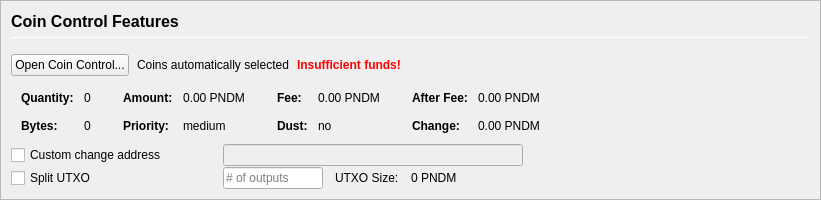
         <widget class="QFrame" name="frameCoinControl">
          <property name="sizePolicy">
           <sizepolicy hsizetype="Expanding" vsizetype="Expanding">
            <horstretch>0</horstretch>
            <verstretch>0</verstretch>
           </sizepolicy>
          </property>
          <property name="maximumSize">
           <size>
            <width>16777215</width>
            <height>16777215</height>
           </size>
          </property>
          <property name="frameShape">
           <enum>QFrame::StyledPanel</enum>
          </property>
          <property name="frameShadow">
           <enum>QFrame::Sunken</enum>
          </property>
          <layout class="QVBoxLayout" name="verticalLayoutCoinControl2">
           <property name="spacing">
            <number>0</number>
           </property>
           <property name="leftMargin">
            <number>0</number>
           </property>
           <property name="topMargin">
            <number>0</number>
           </property>
           <property name="rightMargin">
            <number>0</number>
           </property>
           <property name="bottomMargin">
            <number>0</number>
           </property>
           <item>
            <widget class="QFrame" name="frameCoinControl_BG">
             <layout class="QVBoxLayout" name="verticalLayoutCoinControl" stretch="0,0,0,0,0,0">
              <property name="spacing">
               <number>1</number>
              </property>
              <property name="leftMargin">
               <number>10</number>
              </property>
              <property name="topMargin">
               <number>10</number>
              </property>
              <item>
               <layout class="QHBoxLayout" name="horizontalLayoutCoinControl1">
                <property name="bottomMargin">
                 <number>15</number>
                </property>
                <item>
                 <layout class="QVBoxLayout" name="verticalLayout_3">
                  <property name="spacing">
                   <number>6</number>
                  </property>
                  <item>
                   <widget class="QLabel" name="labelCoinControlFeatures">
                    <property name="sizePolicy">
                     <sizepolicy hsizetype="Preferred" vsizetype="Maximum">
                      <horstretch>0</horstretch>
                      <verstretch>0</verstretch>
                     </sizepolicy>
                    </property>
                    <property name="minimumSize">
                     <size>
                      <width>0</width>
                      <height>20</height>
                     </size>
                    </property>
                    <property name="font">
                     <font>
                      <pointsize>12</pointsize>
                      <weight>75</weight>
                      <bold>true</bold>
                     </font>
                    </property>
                    <property name="styleSheet">
                     <string notr="true">font-weight:bold;</string>
                    </property>
                    <property name="text">
                     <string>Coin Control Features</string>
                    </property>
                   </widget>
                  </item>
                  <item>
                   <widget class="Line" name="line">
                    <property name="minimumSize">
                     <size>
                      <width>0</width>
                      <height>1</height>
                     </size>
                    </property>
                    <property name="maximumSize">
                     <size>
                      <width>16777215</width>
                      <height>1</height>
                     </size>
                    </property>
                    <property name="orientation">
                     <enum>Qt::Horizontal</enum>
                    </property>
                   </widget>
                  </item>
                 </layout>
                </item>
               </layout>
              </item>
              <item>
               <layout class="QHBoxLayout" name="horizontalLayoutCoinControl2" stretch="0,0,0,0">
                <property name="spacing">
                 <number>8</number>
                </property>
                <property name="bottomMargin">
                 <number>10</number>
                </property>
                <item>
                 <widget class="QPushButton" name="pushButtonCoinControl">
                  <property name="styleSheet">
                   <string notr="true"/>
                  </property>
                  <property name="text">
                   <string>Open Coin Control...</string>
                  </property>
                  <property name="autoDefault">
                   <bool>false</bool>
                  </property>
                 </widget>
                </item>
                <item>
                 <widget class="QLabel" name="labelCoinControlAutomaticallySelected">
                  <property name="text">
                   <string>Coins automatically selected</string>
                  </property>
                  <property name="margin">
                   <number>5</number>
                  </property>
                 </widget>
                </item>
                <item>
                 <widget class="QLabel" name="labelCoinControlInsuffFunds">
                  <property name="font">
                   <font>
                    <weight>75</weight>
                    <bold>true</bold>
                   </font>
                  </property>
                  <property name="styleSheet">
                   <string notr="true">color:red;font-weight:bold;</string>
                  </property>
                  <property name="text">
                   <string>Insufficient funds!</string>
                  </property>
                  <property name="margin">
                   <number>5</number>
                  </property>
                 </widget>
                </item>
                <item>
                 <spacer name="horizontalSpacerCoinControl">
                  <property name="orientation">
                   <enum>Qt::Horizontal</enum>
                  </property>
                  <property name="sizeHint" stdset="0">
                   <size>
                    <width>40</width>
                    <height>1</height>
                   </size>
                  </property>
                 </spacer>
                </item>
               </layout>
              </item>
              <item>
               <widget class="QWidget" name="widgetCoinControl" native="true">
                <property name="sizePolicy">
                 <sizepolicy hsizetype="Preferred" vsizetype="Preferred">
                  <horstretch>0</horstretch>
                  <verstretch>0</verstretch>
                 </sizepolicy>
                </property>
                <property name="minimumSize">
                 <size>
                  <width>0</width>
                  <height>0</height>
                 </size>
                </property>
                <property name="styleSheet">
                 <string notr="true"/>
                </property>
                <layout class="QHBoxLayout" name="horizontalLayoutCoinControl5">
                 <property name="leftMargin">
                  <number>0</number>
                 </property>
                 <property name="topMargin">
                  <number>0</number>
                 </property>
                 <property name="rightMargin">
                  <number>0</number>
                 </property>
                 <property name="bottomMargin">
                  <number>0</number>
                 </property>
                 <item>
                  <layout class="QHBoxLayout" name="horizontalLayoutCoinControl3" stretch="0,0,0,1">
                   <property name="spacing">
                    <number>20</number>
                   </property>
                   <property name="topMargin">
                    <number>0</number>
                   </property>
                   <property name="bottomMargin">
                    <number>10</number>
                   </property>
                   <item>
                    <layout class="QFormLayout" name="formLayoutCoinControl1">
                     <property name="horizontalSpacing">
                      <number>10</number>
                     </property>
                     <property name="verticalSpacing">
                      <number>14</number>
                     </property>
                     <property name="leftMargin">
                      <number>10</number>
                     </property>
                     <property name="topMargin">
                      <number>4</number>
                     </property>
                     <property name="rightMargin">
                      <number>6</number>
                     </property>
                     <item row="0" column="0">
                      <widget class="QLabel" name="labelCoinControlQuantityText">
                       <property name="font">
                        <font>
                         <weight>75</weight>
                         <bold>true</bold>
                        </font>
                       </property>
                       <property name="text">
                        <string>Quantity:</string>
                       </property>
                       <property name="margin">
                        <number>0</number>
                       </property>
                      </widget>
                     </item>
                     <item row="0" column="1">
                      <widget class="QLabel" name="labelCoinControlQuantity">
                       <property name="cursor">
                        <cursorShape>IBeamCursor</cursorShape>
                       </property>
                       <property name="contextMenuPolicy">
                        <enum>Qt::ActionsContextMenu</enum>
                       </property>
                       <property name="text">
                        <string notr="true">0</string>
                       </property>
                       <property name="margin">
                        <number>0</number>
                       </property>
                       <property name="textInteractionFlags">
                        <set>Qt::LinksAccessibleByMouse|Qt::TextSelectableByKeyboard|Qt::TextSelectableByMouse</set>
                       </property>
                      </widget>
                     </item>
                     <item row="1" column="0">
                      <widget class="QLabel" name="labelCoinControlBytesText">
                       <property name="font">
                        <font>
                         <weight>75</weight>
                         <bold>true</bold>
                        </font>
                       </property>
                       <property name="text">
                        <string>Bytes:</string>
                       </property>
                      </widget>
                     </item>
                     <item row="1" column="1">
                      <widget class="QLabel" name="labelCoinControlBytes">
                       <property name="cursor">
                        <cursorShape>IBeamCursor</cursorShape>
                       </property>
                       <property name="contextMenuPolicy">
                        <enum>Qt::ActionsContextMenu</enum>
                       </property>
                       <property name="text">
                        <string notr="true">0</string>
                       </property>
                       <property name="textInteractionFlags">
                        <set>Qt::LinksAccessibleByMouse|Qt::TextSelectableByKeyboard|Qt::TextSelectableByMouse</set>
                       </property>
                      </widget>
                     </item>
                    </layout>
                   </item>
                   <item>
                    <layout class="QFormLayout" name="formLayoutCoinControl2">
                     <property name="horizontalSpacing">
                      <number>10</number>
                     </property>
                     <property name="verticalSpacing">
                      <number>14</number>
                     </property>
                     <property name="leftMargin">
                      <number>6</number>
                     </property>
                     <property name="topMargin">
                      <number>4</number>
                     </property>
                     <property name="rightMargin">
                      <number>6</number>
                     </property>
                     <item row="0" column="0">
                      <widget class="QLabel" name="labelCoinControlAmountText">
                       <property name="font">
                        <font>
                         <weight>75</weight>
                         <bold>true</bold>
                        </font>
                       </property>
                       <property name="text">
                        <string>Amount:</string>
                       </property>
                       <property name="margin">
                        <number>0</number>
                       </property>
                      </widget>
                     </item>
                     <item row="0" column="1">
                      <widget class="QLabel" name="labelCoinControlAmount">
                       <property name="cursor">
                        <cursorShape>IBeamCursor</cursorShape>
                       </property>
                       <property name="contextMenuPolicy">
                        <enum>Qt::ActionsContextMenu</enum>
                       </property>
                       <property name="text">
                        <string notr="true">0.00 PNDM</string>
                       </property>
                       <property name="textInteractionFlags">
                        <set>Qt::LinksAccessibleByMouse|Qt::TextSelectableByKeyboard|Qt::TextSelectableByMouse</set>
                       </property>
                      </widget>
                     </item>
                     <item row="1" column="0">
                      <widget class="QLabel" name="labelCoinControlPriorityText">
                       <property name="font">
                        <font>
                         <weight>75</weight>
                         <bold>true</bold>
                        </font>
                       </property>
                       <property name="text">
                        <string>Priority:</string>
                       </property>
                      </widget>
                     </item>
                     <item row="1" column="1">
                      <widget class="QLabel" name="labelCoinControlPriority">
                       <property name="cursor">
                        <cursorShape>IBeamCursor</cursorShape>
                       </property>
                       <property name="contextMenuPolicy">
                        <enum>Qt::ActionsContextMenu</enum>
                       </property>
                       <property name="text">
                        <string>medium</string>
                       </property>
                       <property name="textInteractionFlags">
                        <set>Qt::LinksAccessibleByMouse|Qt::TextSelectableByKeyboard|Qt::TextSelectableByMouse</set>
                       </property>
                      </widget>
                     </item>
                    </layout>
                   </item>
                   <item>
                    <layout class="QFormLayout" name="formLayoutCoinControl3">
                     <property name="horizontalSpacing">
                      <number>10</number>
                     </property>
                     <property name="verticalSpacing">
                      <number>14</number>
                     </property>
                     <property name="leftMargin">
                      <number>6</number>
                     </property>
                     <property name="topMargin">
                      <number>4</number>
                     </property>
                     <property name="rightMargin">
                      <number>6</number>
                     </property>
                     <item row="0" column="0">
                      <widget class="QLabel" name="labelCoinControlFeeText">
                       <property name="font">
                        <font>
                         <weight>75</weight>
                         <bold>true</bold>
                        </font>
                       </property>
                       <property name="text">
                        <string>Fee:</string>
                       </property>
                       <property name="margin">
                        <number>0</number>
                       </property>
                      </widget>
                     </item>
                     <item row="0" column="1">
                      <widget class="QLabel" name="labelCoinControlFee">
                       <property name="cursor">
                        <cursorShape>IBeamCursor</cursorShape>
                       </property>
                       <property name="contextMenuPolicy">
                        <enum>Qt::ActionsContextMenu</enum>
                       </property>
                       <property name="text">
                        <string notr="true">0.00 PNDM</string>
                       </property>
                       <property name="textInteractionFlags">
                        <set>Qt::LinksAccessibleByMouse|Qt::TextSelectableByKeyboard|Qt::TextSelectableByMouse</set>
                       </property>
                      </widget>
                     </item>
                     <item row="1" column="0">
                      <widget class="QLabel" name="labelCoinControlLowOutputText">
                       <property name="font">
                        <font>
                         <weight>75</weight>
                         <bold>true</bold>
                        </font>
                       </property>
                       <property name="text">
                        <string>Dust:</string>
                       </property>
                      </widget>
                     </item>
                     <item row="1" column="1">
                      <widget class="QLabel" name="labelCoinControlLowOutput">
                       <property name="cursor">
                        <cursorShape>IBeamCursor</cursorShape>
                       </property>
                       <property name="contextMenuPolicy">
                        <enum>Qt::ActionsContextMenu</enum>
                       </property>
                       <property name="text">
                        <string>no</string>
                       </property>
                       <property name="textInteractionFlags">
                        <set>Qt::LinksAccessibleByMouse|Qt::TextSelectableByKeyboard|Qt::TextSelectableByMouse</set>
                       </property>
                      </widget>
                     </item>
                    </layout>
                   </item>
                   <item>
                    <layout class="QFormLayout" name="formLayoutCoinControl4">
                     <property name="horizontalSpacing">
                      <number>10</number>
                     </property>
                     <property name="verticalSpacing">
                      <number>14</number>
                     </property>
                     <property name="leftMargin">
                      <number>6</number>
                     </property>
                     <property name="topMargin">
                      <number>4</number>
                     </property>
                     <property name="rightMargin">
                      <number>6</number>
                     </property>
                     <item row="0" column="0">
                      <widget class="QLabel" name="labelCoinControlAfterFeeText">
                       <property name="font">
                        <font>
                         <weight>75</weight>
                         <bold>true</bold>
                        </font>
                       </property>
                       <property name="text">
                        <string>After Fee:</string>
                       </property>
                       <property name="margin">
                        <number>0</number>
                       </property>
                      </widget>
                     </item>
                     <item row="0" column="1">
                      <widget class="QLabel" name="labelCoinControlAfterFee">
                       <property name="cursor">
                        <cursorShape>IBeamCursor</cursorShape>
                       </property>
                       <property name="contextMenuPolicy">
                        <enum>Qt::ActionsContextMenu</enum>
                       </property>
                       <property name="text">
                        <string notr="true">0.00 PNDM</string>
                       </property>
                       <property name="textInteractionFlags">
                        <set>Qt::LinksAccessibleByMouse|Qt::TextSelectableByKeyboard|Qt::TextSelectableByMouse</set>
                       </property>
                      </widget>
                     </item>
                     <item row="1" column="0">
                      <widget class="QLabel" name="labelCoinControlChangeText">
                       <property name="font">
                        <font>
                         <weight>75</weight>
                         <bold>true</bold>
                        </font>
                       </property>
                       <property name="text">
                        <string>Change:</string>
                       </property>
                      </widget>
                     </item>
                     <item row="1" column="1">
                      <widget class="QLabel" name="labelCoinControlChange">
                       <property name="cursor">
                        <cursorShape>IBeamCursor</cursorShape>
                       </property>
                       <property name="contextMenuPolicy">
                        <enum>Qt::ActionsContextMenu</enum>
                       </property>
                       <property name="text">
                        <string notr="true">0.00 PNDM</string>
                       </property>
                       <property name="textInteractionFlags">
                        <set>Qt::LinksAccessibleByMouse|Qt::TextSelectableByKeyboard|Qt::TextSelectableByMouse</set>
                       </property>
                      </widget>
                     </item>
                    </layout>
                   </item>
                  </layout>
                 </item>
                </layout>
               </widget>
              </item>
              <item>
               <layout class="QHBoxLayout" name="horizontalLayoutCoinControl4">
                <property name="spacing">
                 <number>12</number>
                </property>
                <property name="sizeConstraint">
                 <enum>QLayout::SetDefaultConstraint</enum>
                </property>
                <property name="topMargin">
                 <number>0</number>
                </property>
                <property name="rightMargin">
                 <number>0</number>
                </property>
                <item>
                 <widget class="QCheckBox" name="checkBoxCoinControlChange">
                  <property name="sizePolicy">
                   <sizepolicy hsizetype="Preferred" vsizetype="Preferred">
                    <horstretch>0</horstretch>
                    <verstretch>0</verstretch>
                   </sizepolicy>
                  </property>
                  <property name="minimumSize">
                   <size>
                    <width>200</width>
                    <height>0</height>
                   </size>
                  </property>
                  <property name="maximumSize">
                   <size>
                    <width>200</width>
                    <height>16777215</height>
                   </size>
                  </property>
                  <property name="toolTip">
                   <string>If this is activated, but the change address is empty or invalid, change will be sent to a newly generated address.</string>
                  </property>
                  <property name="text">
                   <string>Custom change address</string>
                  </property>
                 </widget>
                </item>
                <item>
                 <widget class="QValidatedLineEdit" name="lineEditCoinControlChange">
                  <property name="enabled">
                   <bool>false</bool>
                  </property>
                  <property name="sizePolicy">
                   <sizepolicy hsizetype="Preferred" vsizetype="Preferred">
                    <horstretch>0</horstretch>
                    <verstretch>0</verstretch>
                   </sizepolicy>
                  </property>
                  <property name="minimumSize">
                   <size>
                    <width>300</width>
                    <height>0</height>
                   </size>
                  </property>
                 </widget>
                </item>
                <item>
                 <widget class="QLabel" name="labelCoinControlChangeLabel">
                  <property name="sizePolicy">
                   <sizepolicy hsizetype="Preferred" vsizetype="Preferred">
                    <horstretch>0</horstretch>
                    <verstretch>0</verstretch>
                   </sizepolicy>
                  </property>
                  <property name="minimumSize">
                   <size>
                    <width>100</width>
                    <height>0</height>
                   </size>
                  </property>
                  <property name="text">
                   <string/>
                  </property>
                  <property name="margin">
                   <number>3</number>
                  </property>
                 </widget>
                </item>
               </layout>
              </item>
              <item>
               <layout class="QHBoxLayout" name="horizontalLayoutCoinControl6">
                <property name="spacing">
                 <number>12</number>
                </property>
                <property name="rightMargin">
                 <number>0</number>
                </property>
                <item>
                 <widget class="QCheckBox" name="splitBlockCheckBox">
                  <property name="sizePolicy">
                   <sizepolicy hsizetype="Preferred" vsizetype="Preferred">
                    <horstretch>0</horstretch>
                    <verstretch>0</verstretch>
                   </sizepolicy>
                  </property>
                  <property name="minimumSize">
                   <size>
                    <width>200</width>
                    <height>0</height>
                   </size>
                  </property>
                  <property name="maximumSize">
                   <size>
                    <width>200</width>
                    <height>16777215</height>
                   </size>
                  </property>
                  <property name="text">
                   <string>Split UTXO</string>
                  </property>
                 </widget>
                </item>
                <item>
                 <widget class="QLineEdit" name="splitBlockLineEdit">
                  <property name="sizePolicy">
                   <sizepolicy hsizetype="Preferred" vsizetype="Preferred">
                    <horstretch>50</horstretch>
                    <verstretch>0</verstretch>
                   </sizepolicy>
                  </property>
                  <property name="minimumSize">
                   <size>
                    <width>100</width>
                    <height>0</height>
                   </size>
                  </property>
                  <property name="maximumSize">
                   <size>
                    <width>100</width>
                    <height>16777215</height>
                   </size>
                  </property>
                  <property name="placeholderText">
                   <string># of outputs</string>
                  </property>
                 </widget>
                </item>
                <item>
                 <widget class="QLabel" name="labelBlockSizeText">
                  <property name="text">
                   <string>UTXO Size:</string>
                  </property>
                 </widget>
                </item>
                <item>
                 <widget class="QLabel" name="labelBlockSize">
                  <property name="text">
                   <string>0 PNDM</string>
                  </property>
                 </widget>
                </item>
                <item>
                 <spacer name="horizontalSpacer_7">
                  <property name="orientation">
                   <enum>Qt::Horizontal</enum>
                  </property>
                  <property name="sizeHint" stdset="0">
                   <size>
                    <width>40</width>
                    <height>20</height>
                   </size>
                  </property>
                 </spacer>
                </item>
               </layout>
              </item>
              <item>
               <spacer name="verticalSpacerCoinControl">
                <property name="orientation">
                 <enum>Qt::Vertical</enum>
                </property>
                <property name="sizeHint" stdset="0">
                 <size>
                  <width>800</width>
                  <height>1</height>
                 </size>
                </property>
               </spacer>
              </item>
             </layout>
            </widget>
           </item>
          </layout>
         </widget>
